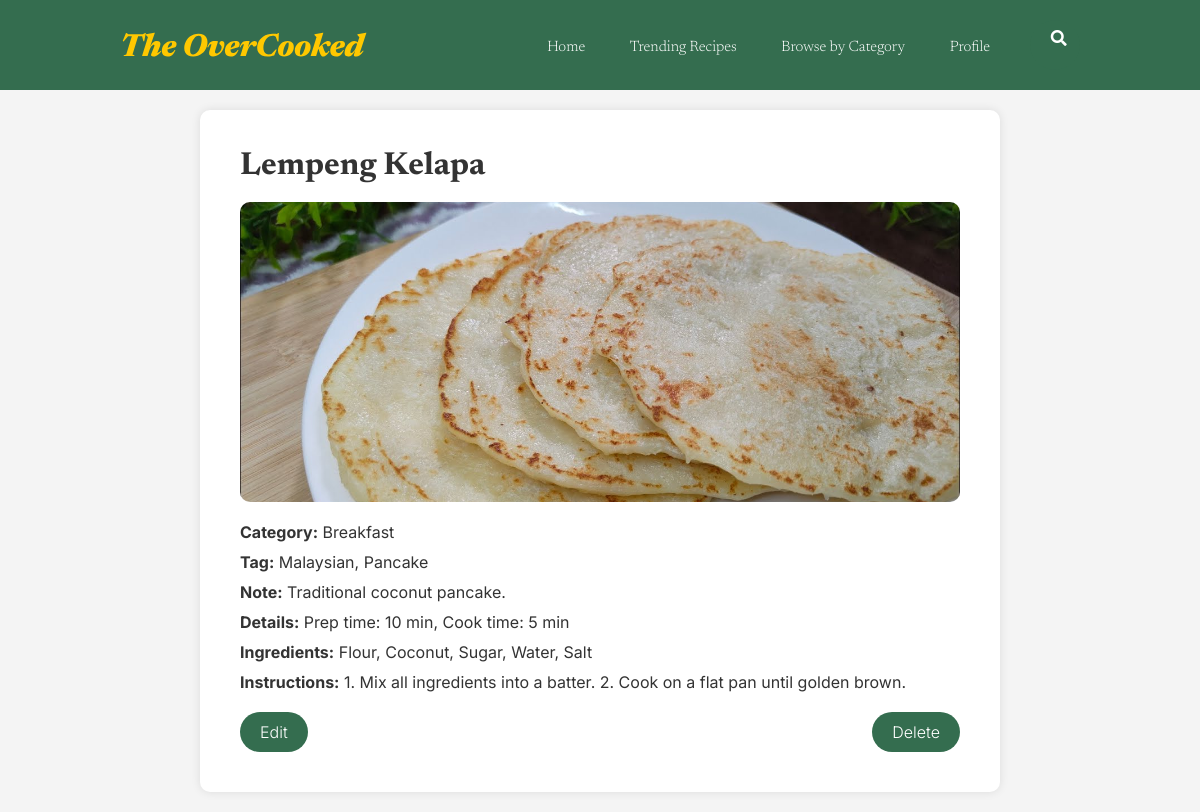
The app's page /C.chef_recipe_details.php?id=21 (signed in) with its own data.
### tables this page shows
CREATE TABLE `posted_recipe` (
  `recipeId` int(11) NOT NULL,
  `recipeName` varchar(255) NOT NULL,
  `chefId` int(11) NOT NULL,
  `category` enum('Breakfast','Lunch','Dinner','Dessert','Beverages') NOT NULL,
  `tag` text NOT NULL,
  `picture` varchar(255) NOT NULL,
  `note` varchar(255) NOT NULL,
  `details` varchar(255) NOT NULL,
  `ingredients` text NOT NULL,
  `instruction` text NOT NULL,
  `approved` tinyint(1) DEFAULT 0,
  `datetime_posted` datetime NOT NULL DEFAULT current_timestamp()
);

### C.chef_recipe_details.php (the view, shortened to what this page needs)
<?php
$dashboardLink = "GRUC.dashboard.php";
$profileLink = ($_SESSION["roleId"] == 1)
    ? "profile.php?userId=" . $_SESSION["userId"]
    : "C.chef_profile.php?userId=" . $_SESSION["userId"];
?>
<!DOCTYPE html>
<html lang="en">
<head>
    <link rel="stylesheet" href="C.chef_recipe_details.css">
    <link rel="stylesheet" href="https://cdnjs.cloudflare.com/ajax/libs/font-awesome/5.15.3/css/all.min.css">
</head>
<body>
<header>
        <img class="logo" src="assets/brand_logo.svg" alt="logo">
        <nav>
            <ul class="navigation_link">
                <li><a href="<?php echo $dashboardLink; ?>">Home</a></li>
                <li><a href="GRUC.recipe_list_trending.php">Trending Recipes</a></li>
                <li><a href="GRUC.browse_category.php">Browse by Category</a></li>
                <li><a href="<?php echo $profileLink; ?>">Profile</a></li>
            </ul>
        </nav>
        <form class="search-form" action="RUC.search_results.php" method="GET">
            <i class="fa fa-search"></i>
        </form>
    </header>
    <div class="container">
        <?php
        $conn = new mysqli("localhost", "root", "", "the_overcooked_db");
        $recipeId = isset($_GET['id']) ? intval($_GET['id']) : null;
        $sql = "SELECT * FROM posted_recipe WHERE recipeId = ?";
        $stmt = $conn->prepare($sql);
        $stmt->bind_param("i", $recipeId);
        $stmt->execute();
        $result = $stmt->get_result();
        if ($result->num_rows > 0) {
            $recipe = $result->fetch_assoc();
            echo "<div class='recipe-details-box'>";
            echo "<h2>" . htmlspecialchars($recipe['recipeName']) . "</h2>";
            echo "<div class='image-container'><img src='" . htmlspecialchars($recipe['picture']) . "'
            alt='" . htmlspecialchars($recipe['recipeName']) . "' class='recipe-details-image'></div>";
            echo "<p><strong>Category:</strong> " . htmlspecialchars($recipe['category']) . "</p>";
            echo "<p><strong>Tag:</strong> " . htmlspecialchars($recipe['tag']) . "</p>";
            echo "<p><strong>Note:</strong> " . htmlspecialchars($recipe['note']) . "</p>";
            echo "<p><strong>Details:</strong> " . htmlspecialchars($recipe['details']) . "</p>";
            echo "<p><strong>Ingredients:</strong> " . htmlspecialchars($recipe['ingredients']) . "</p>";
            echo "<p><strong>Instructions:</strong> " . htmlspecialchars($recipe['instruction']) . "</p>";
            echo "<div class='button-container'>
                    <button onclick=\"document.getElementById('editRecipeForm').style.display = 'block';\">Edit</button>
                    <button onclick=\"handleDelete($recipeId)\">Delete</button>
                </div>";
            echo "</div>";
        } else {
            echo "<p>Recipe not found.</p>";
        }
        ?>
    </div>
</body>
</html>

### C.chef_recipe_details.css (style rules this page uses)
* { box-sizing: border-box; margin: 0; padding: 0; }
body { font-family: "Inter", sans-serif; background-color: #f4f4f4; color: #333; }
header { display: flex; justify-content: flex-end; align-items: center; padding: 20px 10%; background-color: #346D4F; height: auto; }
li, a { font-family: "Newsreader", sans-serif; font-weight: 300; font-size: 15px; color: #ffffff; text-decoration: none; }
.logo { cursor: pointer; margin-right: auto; }
.navigation_link { list-style: none; }
.navigation_link, li { display: inline-block; padding: 0px 20px; }
.navigation_link, li, a { transition: all 0.3s ease 0s; }
.navigation_link, li, a:hover { color: #FFC800; }
.search-form { position: relative; width: 50px; height: 50px; background: #346D4F; box-sizing: border-box; border-radius: 25px; border: none; padding: 0; transition: all 1s; }
.fa { box-sizing: border-box; padding: 10px; width: 42.5px; height: 42.5px; position: absolute; top: 0; right: 0; border-radius: 50%; color: #ffffff; text-align: center; font-size: 1em; transition: all 1s; }
.container { max-width: 800px; margin: 20px auto; padding: 20px; background-color: #ffffff; border-radius: 10px; box-shadow: 0 0 10px rgba(0, 0, 0, 0.1); }
.recipe-details-box { padding: 20px; }
.recipe-details-box h2 { font-family: "Newsreader", sans-serif; font-size: 2em; margin-bottom: 20px; }
.recipe-details-box .image-container { width: 100%; height: 300px; overflow: hidden; border-radius: 10px; margin-bottom: 20px; }
.recipe-details-box img { width: 100%; height: 100%; object-fit: cover; }
.recipe-details-box p { font-family: "Inter", sans-serif; font-size: 1em; margin: 10px 0; }
.button-container { display: flex; justify-content: space-between; margin-top: 20px; }
.button-container button { background-color: #346D4F; color: #ffffff; border: none; padding: 10px 20px; border-radius: 20px; cursor: pointer; font-family: "Inter", sans-serif; font-size: 1em; font-weight: 300; transition: all 0.3s ease 0s; }

### records on screen
posted_recipe: recipeName "Lempeng Kelapa", picture (picture), category "Breakfast", tag "Malaysian, Pancake", note "Traditional coconut pancake.", details "Prep time: 10 min, Cook time: 5 min", ingredients "Flour, Coconut, Sugar, Water, Salt", instruction "1. Mix all ingredients into a batter. 2. Cook on a flat pan until golden brown."
